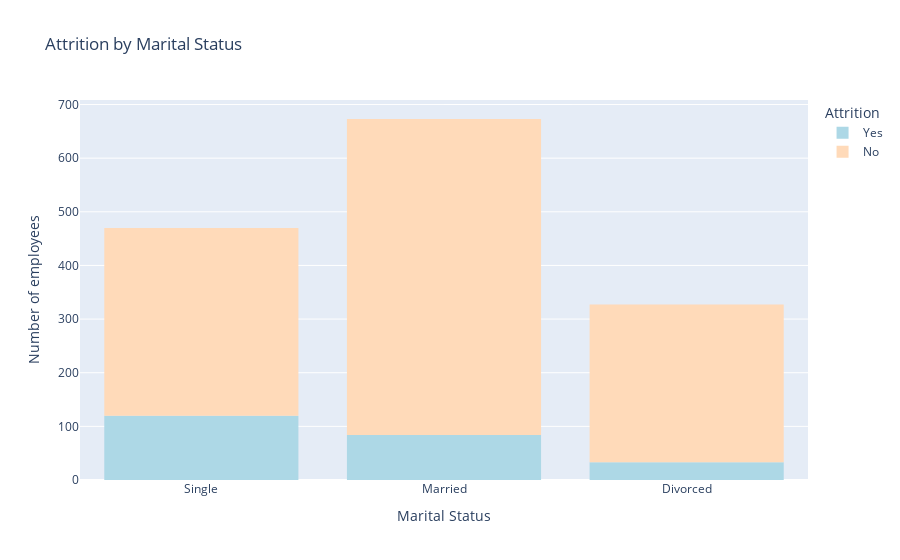

Notebook cell for this chart:
### Markdown cell above
> Attrition by Marital Status

### Code cell
fig = px.histogram(sub_data, x='MaritalStatus', color='Attrition',
                 title='Attrition by Marital Status',
                 color_discrete_sequence=["lightblue", "peachpuff"])
fig.update_layout(
    xaxis_title='Marital Status',
    yaxis_title='Number of employees',
    yaxis=dict(
        tickmode='linear',
        tick0=0,
        dtick=100))
fig.show()

### Figure 1 — Plotly figure (JSON) as saved in the notebook; plotly's stock layout.template omitted (floating-point values rounded to 4 significant figures; data arrays with more than 128 entries replaced by an {"elided": "..."} marker saying what was removed)
{"data": [{"alignmentgroup": "True", "bingroup": "x", "hovertemplate": "Attrition=Yes<br>MaritalStatus=%{x}<br>count=%{y}<extra></extra>", "legendgroup": "Yes", "marker": {"color": "lightblue", "pattern": {"shape": ""}}, "name": "Yes", "offsetgroup": "Yes", "orientation": "v", "showlegend": true, "type": "histogram", "x": {"elided": "237 str values"}, "xaxis": "x", "yaxis": "y"}, {"alignmentgroup": "True", "bingroup": "x", "hovertemplate": "Attrition=No<br>MaritalStatus=%{x}<br>count=%{y}<extra></extra>", "legendgroup": "No", "marker": {"color": "peachpuff", "pattern": {"shape": ""}}, "name": "No", "offsetgroup": "No", "orientation": "v", "showlegend": true, "type": "histogram", "x": {"elided": "1233 str values"}, "xaxis": "x", "yaxis": "y"}], "layout": {"barmode": "relative", "legend": {"title": {"text": "Attrition"}, "tracegroupgap": 0}, "title": {"text": "Attrition by Marital Status"}, "xaxis": {"anchor": "y", "domain": [0, 1], "title": {"text": "Marital Status"}}, "yaxis": {"anchor": "x", "domain": [0, 1], "dtick": 100, "tick0": 0, "tickmode": "linear", "title": {"text": "Number of employees"}}}}
